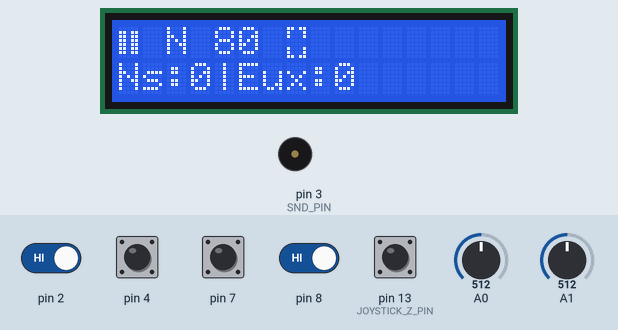
This sketch was run on a simulated Arduino Uno, built with avr-gcc and run on an emulated ATmega328P. Parts: 16×2 character LCD, buzzer (waves = sounding). The test bench sets the inputs (shaded band); at power-on: pin 2, pin 4, pin 7, pin 8, pin 13 (JOYSTICK_Z_PIN) HIGH, A0 = 512, A1 = 512. EEPROM starts erased; what the sketch prints to the serial monitor is not drawn.

Above: at 3.8 s.
3.9 s: pin 13 (JOYSTICK_Z_PIN) pulled LOW for 1 s
At 5.8 s:
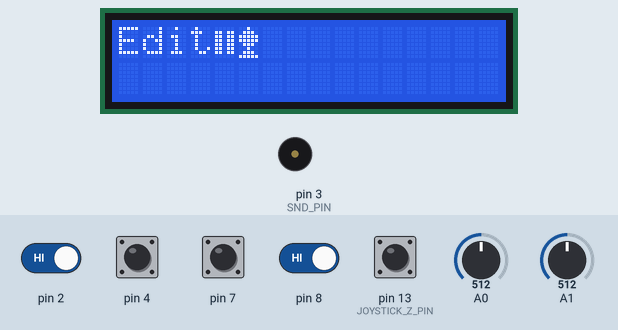
7.9 s: pin 2 driven LOW and pin 8 driven LOW
At 8.5 s:
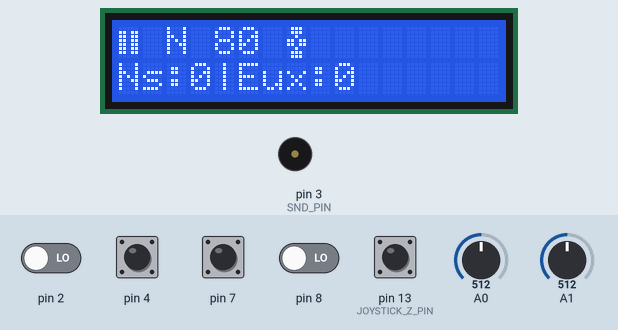
10.2 s: pin 7 pulled LOW for 1 s
At 10.67 s:
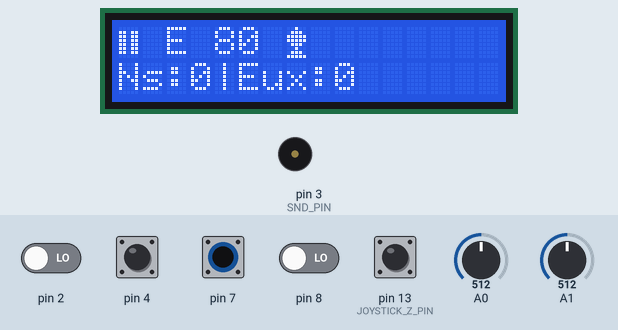
12.7 s: pin 4 pulled LOW for 1 s
At 14.54 s:
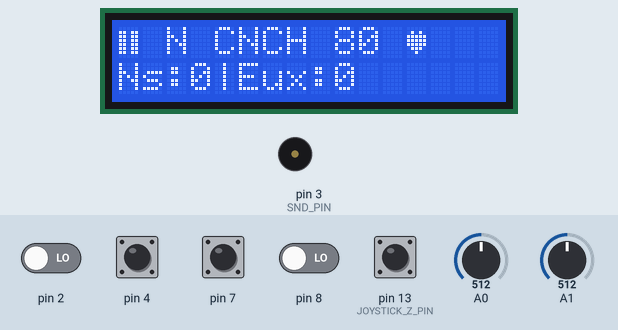
15.2 s: pin 13 (JOYSTICK_Z_PIN) pulled LOW for 0.15 s
At 16.9 s:
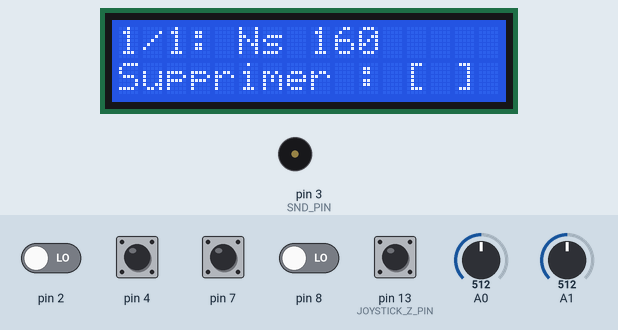
17.2 s: pin 4 driven LOW and pin 13 (JOYSTICK_Z_PIN) driven LOW
At 20.21 s:
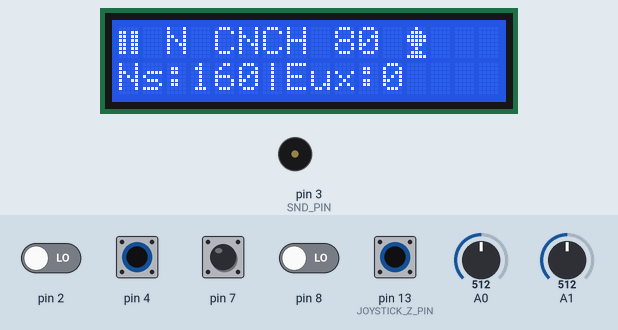
Timing chart, 0 to 28.4 s (numbered marks = the images above; inputs shaded):
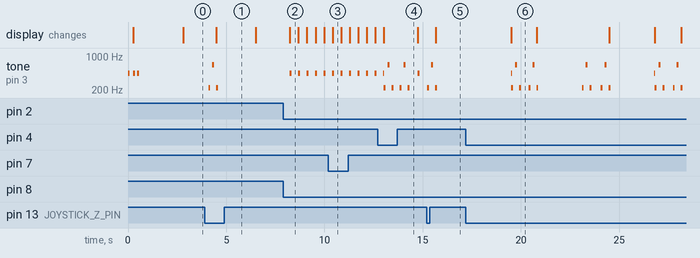

Measured:
- after the input at 3.9 s, tone on pin 3 (SND_PIN): plays 220 Hz for 0.10 s, 660 Hz for 0.10 s, 220 Hz for 0.10 s, starting after 0.20 s; the display: changes after 0.60 s (image 1)
- after the input at 7.9 s, tone on pin 3 (SND_PIN): alternates 440 Hz for 0.10 s and silent for 0.33 s, starting after 0.34 s; the display: changes after 0.34 s (image 2)
- after the input at 10.2 s, the display: changes after 0.21 s (image 3)
- after the input at 12.7 s, the display: changes after 0.32 s (image 4)
- after the input at 15.2 s, the display: changes after 0.45 s (image 5)
- after the input at 17.2 s, tone on pin 3 (SND_PIN): plays 440 Hz for 0.02 s, 220 Hz for 0.10 s, 660 Hz for 0.10 s, 220 Hz for 0.10 s, 220 Hz for 0.10 s, 660 Hz for 0.10 s … (20 notes in this stretch), starting after 2.3 s; the display: changes after 2.3 s (image 6)
- what the display in image 2 shows lasts 0.5 s, from 8.2 s to 8.7 s

The sketch:

score.ino
```cpp
#include <LiquidCrystal.h>
#include "state.h"
#include "lcd.h"

// STATE values
#define BETTING 0
#define SCORING 1
#define GAME_OVER 2

#define BET_STEP 10
#define MAX_BET 160
#define MIN_BET 80

// COLOR values
#define UNDEFINED 0
#define CLUB 1
#define SPADE 2
#define DIAMOND 3
#define HEART 4

//SCORE_MODIFIER values
#define SURCOINCHE 4
#define COINCHE 2
#define NORMAL 1

// GAMBLER values
#define WE 0
#define THEY 1

// PIN definition
#define BTN_1 2
#define BTN_2 4
#define BTN_3 7
#define BTN_4 8

// LCD settings

// Sound
// TODO : move in SND file
#define SND_PIN 3


void setup() {

  pinMode(SND_PIN, OUTPUT);
  bip();

  pullupMode(BTN_1);
  pullupMode(BTN_2);
  pullupMode(BTN_3);
  pullupMode(BTN_4);
  bip(); delay(200);

  initLcd();
  bip(); delay(200);

  initJoystick();
  bip(); delay(200);

  Serial.begin(9600);

  initState();

  delay(2000);
}

void pullupMode(byte pin) {
  pinMode(pin, INPUT);
  digitalWrite(pin, HIGH);
}

void loop() {
  delay(100);
  if(isResetting()) {
    bipbip();
    swipeMemory();
    setup();
  }
  else if(isEditScore()) {
    editScore();
  }
  if(isBettingTime()) {
    betting();
  }
  else if(isScoringTime()) {
    playing();
  }
  else if (isGamingOver()){
    gameOver();
  }

  printState();
  delay(250);

}

void betting() {
  const byte bet = adjustBet(readBetValue());
  const byte color = readColor();
  const byte scoreModifier = readScoreModifier();
  const byte gambler = readGambler();
  outputBet(BETTING, bet, color, scoreModifier, gambler);
  byte score[roundsArraySize()];
  getScore(score);
  byte roundCounter = getRoundCounter();
  outputTotal(score, roundCounter);
  saveBet(bet, color, scoreModifier, gambler);
  validateBet(color);
}

void playing() {
  if(won()){
    bipbip();
    weScore();
  } else if(lost()){
    bipbip();
    theyScore();
  } else {
    // print this in case of reboot
    outputBet(SCORING, getBet(), getColor(), getScoreModifier(), getGambler());
    byte score[roundsArraySize()];
    getScore(score);
    byte roundCounter = getRoundCounter();
    outputTotal(score, roundCounter);
  }
}

void gameOver() {
  byte score[roundsArraySize()];
  getScore(score);
  byte roundCounter = getRoundCounter();
  outputTotal(score, roundCounter);
  outputGameOver();
  melody();
}

boolean readScore(byte* score, byte roundCounter, boolean (*totalCallback)(int,int), void (*roundResultCallback)(int, byte, byte, byte, byte, int)){
  int we = 0;
  int they = 0;

  for(int i=0; i<roundCounter; i++){
    const byte slot = i * NB_INDEX;
    const byte gambler = score[slot + I_GAMBLER];
    const byte winner = score[slot + I_WINNER];
    const byte scoreModifier = score[slot + I_SCORE_MODIFIER];
    const byte bet = score[slot + I_BET];
    int marked = 0;
    if(gambler == winner){
      marked = bet * scoreModifier;
    }
    else {
      marked = 160 * scoreModifier;
    }

    if(winner == WE) {
      we = we + marked;
    }
    else if (winner == THEY) {
      they = they + marked;
    }

    roundResultCallback(i, gambler, winner, scoreModifier, bet, marked);

  }

  return totalCallback(we, they);
}

boolean isResetting() {
  return isBtnPressed(BTN_1) && isBtnPressed(BTN_2) && isBtnPressed(BTN_3) && isBtnPressed(BTN_4);
}

////////////////////////////////////////
// Reading betting input setup functions
////////////////////////////////////////

char readBetValue(){
  if(isBtnPressed(BTN_3) && isBtnPressed(BTN_2)){
    bip();
    return BET_STEP;
  }
  if(isBtnPressed(BTN_3) && isBtnPressed(BTN_1)){
    bip();
    return -BET_STEP;
  }
  return 0;
}

byte readColor() {
  byte current = getColor();
  if(isBtnPressed(BTN_4) && isBtnPressed(BTN_1)) {
    bip();
    return current % 4 + 1;
  }
  return current;
}

byte readScoreModifier(){
  byte current = getScoreModifier();
  if(isBtnPressed(BTN_4) && isBtnPressed(BTN_2)) {
    bip();
    if(current == NORMAL) return COINCHE;
    else if(current == COINCHE) return SURCOINCHE;
    else return NORMAL;
  }
  return current;
}

byte readGambler(){
  byte current = getGambler();
  if(isBtnPressed(BTN_4) && isBtnPressed(BTN_3)) {
    bip();
    return (current + 1) % 2;
  }
  return current;
}

void validateBet(byte color) {
  if(color != UNDEFINED && isBtnPressed(BTN_1) && isBtnPressed(BTN_2)){
    bipbip();
    setState(SCORING);
  }
}

/////////////////////////////////////
// Betting setup functional functions
/////////////////////////////////////

boolean isBettingTime(){
  return getState() == BETTING;
}

byte adjustBet(char v) {
  return max(min(getBet() + v, MAX_BET), MIN_BET);
}

void outputBet(byte state, byte bet, byte color, byte scoreModifier, byte gambler) {
  lcdClearLine(0);
  String line1 = String(" ");
  line1 += gamblerAsStr(gambler);
  line1 += " ";
  if(scoreModifier != NORMAL) {
    line1 += scoreModifierAsStr(scoreModifier);
    line1 += " ";
  }
  line1 += bet;
  line1 += " ";
  getLcd()->write(stateChar(state));
  getLcd()->print(line1);
  getLcd()->write(colorChar(color));
}

byte colorChar(byte color) {
  //nice coincidence ;)
  return color;
}
byte stateChar(byte state) {
  if(state == BETTING) return PAUSE_CHAR;
  if(state == SCORING) return PLAY_CHAR;
}

char* scoreModifierAsStr(byte scoreModifier) {
  if(scoreModifier == COINCHE) return "CNCH";
  if(scoreModifier == SURCOINCHE) return "SRCNCH";
}
char* colorAsStr(byte color) {
 if(color == HEART) return "coeur";
 if(color == SPADE) return "pique";
 if(color == CLUB) return "trefle";
 if(color == DIAMOND) return "carreau";
 return "???";
}

char* gamblerAsStr(byte gambler) {
  if(gambler == WE) return "N";
  if(gambler == THEY) return "E";
  return "???";
}

//////////////////////////
// Scoring input functions
//////////////////////////

boolean won() {
  return isBtnPressed(BTN_4) && isBtnPressed(BTN_1);
}

boolean lost() {
  return isBtnPressed(BTN_4) && isBtnPressed(BTN_2);
}

///////////////////////////////
// Scoring functional functions
///////////////////////////////

boolean isScoringTime() {
  return getState() == SCORING;
}

void score(byte winner) {
  writeScore(getGambler(), winner, getBet(), getScoreModifier());
  newRound();
}

void weScore(){
  score(WE);
}

void theyScore(){
  score(THEY);
}

void newRound(){
  byte score[roundsArraySize()];
  getScore(score);
  byte roundCounter = getRoundCounter();
  if(isGameOver(score, roundCounter)) {
    setState(GAME_OVER);
  } else {
    resetState();
  }
}

boolean testGameOver(int we, int they) {
  return we > 1000 || they > 1000;
}

void nopRoundResultCallback(int i, byte gambler, byte winner, byte scoreModifier, byte bet, int marked) {

}

boolean isGameOver(byte* score, byte roundCounter) {
  return readScore(score, roundCounter, testGameOver, nopRoundResultCallback);
}

void printState(){
  Serial.println("-------------------------");
  printByte("STATE", getState());
  printByte("BET", getBet());
  printByte("COLOR", getColor());
  printByte("GAMBLER", getGambler());
  printByte("SCORE_MODIFIER", getScoreModifier());
  printByte("ROUND_CNT", getRoundCounter());
  byte score[roundsArraySize()];
  getScore(score);
  byte roundCounter = getRoundCounter();
  printScore(score, roundCounter);


}

void printByte(char name[], byte v) {
  Serial.print(name);
  Serial.print(" = ");
  Serial.println(v);
}

boolean printTotal(int we, int they) {
  String total = String("Total : WE=");
  total += we;
  total += "/THEY=";
  total += they;
  Serial.println(total);
}

void printRoundResultCallback(int i, byte gambler, byte winner, byte scoreModifier, byte bet, int marked) {
  String line = String("|");
  line += i;
  line += "|gambler=";
  line += gambler;
  line += "|winner=";
  line += winner;
  line += "|modifier=";
  line += scoreModifier;
  line += "|bet=";
  line += bet;
  if(winner == WE){
    line += "|we=+";
    line += marked;
    line += "|they=0";
  } else if(winner == THEY){
    line += "|we=0";
    line += "|they=+";
    line += marked;
  }
  Serial.println(line);
}

void printScore(byte* score, byte roundCounter) {
  readScore(score, roundCounter, printTotal, printRoundResultCallback);
}

boolean lcdOutputTotal(int we, int they) {
  String total = String("Ns:");
  total += we;
  total += "|Eux:";
  total += they;
  lcdClearLine(1);
  getLcd()->print(total);
  return true;
}

void outputTotal(byte* score, byte roundCounter) {
  readScore(score, roundCounter, lcdOutputTotal, nopRoundResultCallback);
}

void outputGameOver() {
  lcdClearLine(0);
  getLcd()->print("Une autre ?");
}

boolean isGamingOver(){
  return getState() == GAME_OVER;
}

// HARDWARE FUNCTIONS

boolean isBtnPressed(int btnPin) {
  return ! isPinHigh(btnPin);
}

boolean isPinHigh(int pin){
  return digitalRead(pin) == HIGH;
}
```

joystick.ino
```cpp
#define X_AXIS_PIN 1
#define Y_AXIS_PIN 0
#define JOYSTICK_ACTIVE_LIMIT 75
#define JOYSTICK_Z_PIN 13

void initJoystick() {
  pullupMode(JOYSTICK_Z_PIN);
}

boolean isJoystickUp() {
  return readJoystick(Y_AXIS_PIN) > JOYSTICK_ACTIVE_LIMIT;
}

boolean isJoystickDown() {
  return readJoystick(Y_AXIS_PIN) < -JOYSTICK_ACTIVE_LIMIT;
}

boolean isJoystickRight() {
  return readJoystick(X_AXIS_PIN) > JOYSTICK_ACTIVE_LIMIT;
}

boolean isJoystickLeft() {
  return readJoystick(X_AXIS_PIN) < -JOYSTICK_ACTIVE_LIMIT;
}

boolean isJoystickZ() {
  return isBtnPressed(JOYSTICK_Z_PIN);
}

int readJoystick(int pin) {
  const int val = analogRead(pin);
  return map(val, 0, 1023, -100, 100);
}
```

pitches.h
```cpp
/*************************************************
 * Public Constants
 *************************************************/

#define NOTE_SI0  31
#define NOTE_DO1  33
#define NOTE_DOS1 35
#define NOTE_RE1  37
#define NOTE_RES1 39
#define NOTE_MI1  41
#define NOTE_FA1  44
#define NOTE_FAS1 46
#define NOTE_SOL1  49
#define NOTE_SOLS1 52
#define NOTE_LA1  55
#define NOTE_LAS1 58
#define NOTE_SI1  62
#define NOTE_DO2  65
#define NOTE_DOS2 69
#define NOTE_RE2  73
#define NOTE_RES2 78
#define NOTE_MI2  82
#define NOTE_FA2  87
#define NOTE_FAS2 93
#define NOTE_SOL2  98
#define NOTE_SOLS2 104
#define NOTE_LA2  110
#define NOTE_LAS2 117
#define NOTE_SI2  123
#define NOTE_DO3  131
#define NOTE_DOS3 139
#define NOTE_RE3  147
#define NOTE_RES3 156
#define NOTE_MI3  165
#define NOTE_FA3  175
#define NOTE_FAS3 185
#define NOTE_SOL3  196
#define NOTE_SOLS3 208
#define NOTE_LA3  220
#define NOTE_LAS3 233
#define NOTE_SI3  247
#define NOTE_DO4  262
#define NOTE_DOS4 277
#define NOTE_RE4  294
#define NOTE_RES4 311
#define NOTE_MI4  330
#define NOTE_FA4  349
#define NOTE_FAS4 370
#define NOTE_SOL4  392
#define NOTE_SOLS4 415
#define NOTE_LA4  440
#define NOTE_LAS4 466
#define NOTE_SI4  494
#define NOTE_DO5  523
#define NOTE_DOS5 554
#define NOTE_RE5  587
#define NOTE_RES5 622
#define NOTE_MI5  659
#define NOTE_FA5  698
#define NOTE_FAS5 740
#define NOTE_SOL5 784
#define NOTE_SOLS5 831
#define NOTE_LA5  880
#define NOTE_LAS5 932
#define NOTE_SI5  988
#define NOTE_DO6  1047
#define NOTE_DOS6 1109
#define NOTE_RE6  1175
#define NOTE_RES6 1245
#define NOTE_MI6  1319
#define NOTE_FA6  1397
#define NOTE_FAS6 1480
#define NOTE_SOL6  1568
#define NOTE_SOLS6 1661
#define NOTE_LA6  1760
#define NOTE_LAS6 1865
#define NOTE_SI6  1976
#define NOTE_DO7  2093
#define NOTE_DOS7 2217
#define NOTE_RE7  2349
#define NOTE_RES7 2489
#define NOTE_MI7  2637
#define NOTE_FA7  2794
#define NOTE_FAS7 2960
#define NOTE_SOL7  3136
#define NOTE_SOLS7 3322
#define NOTE_LA7  3520
#define NOTE_LAS7 3729
#define NOTE_SI7  3951
#define NOTE_DO8  4186
#define NOTE_DOS8 4435
#define NOTE_RE8  4699
#define NOTE_RES8 4978
```

scoreEditing.ino
```cpp
#define KEEP 0
#define DELETE 1

boolean isEditScore() {
  return isJoystickZ();
}

boolean nopTotal(int we, int they) {
  return true;
}

int DISPLAYING_ROUND_CNT = -1;
int EDIT_ACTION = KEEP;

void outputRoundEditing(int i, byte gambler, byte winner, byte scoreModifier, byte bet, int marked) {
  if(i == DISPLAYING_ROUND_CNT) {
    String msg = String("");
    msg += i+1;
    msg += "/";
    msg += getRoundCounter();
    msg += ": ";
    if(winner == WE) {
      msg += "Ns ";
    } else {
      msg += "Eux ";
    }
    msg+=marked;
    Serial.println(msg);
    lcdClearLine(0);
    getLcd()->print(msg);

    String action = String("Supprimer : ");
    if(EDIT_ACTION == KEEP) {
      action += "[ ]";
    } else {
      action += "[X]";
    }
    lcdClearLine(1);
    getLcd()->print(action);
  }
}

void rewriteRound(int i, byte gambler, byte winner, byte scoreModifier, byte bet, int marked) {
  Serial.println(String("i=") + i + ",DISPLAYING_ROUND_CNT = " + DISPLAYING_ROUND_CNT);
  if(i != DISPLAYING_ROUND_CNT) {
    writeScore(gambler, winner, bet, scoreModifier);
  }
}


void editScore() {
  bipbip();
  lcdClearLine(1);
  lcdClearLine(0);
  getLcd()->println("Edit");

  DISPLAYING_ROUND_CNT = 0;
  EDIT_ACTION = KEEP;

  if(getRoundCounter() > 0) {
    boolean stop = false;
    byte score[roundsArraySize()];
    getScore(score);
    byte roundCounter = getRoundCounter();
    while(!stop) {
      if(isJoystickRight()){
        DISPLAYING_ROUND_CNT = min(DISPLAYING_ROUND_CNT + 1, getRoundCounter() -1);
        EDIT_ACTION = KEEP;
      } else if (isJoystickLeft()) {
        DISPLAYING_ROUND_CNT = max(DISPLAYING_ROUND_CNT - 1, 0);
        EDIT_ACTION = KEEP;
      } else if (isJoystickUp() || isJoystickDown()) {
        if(EDIT_ACTION == KEEP) EDIT_ACTION = DELETE;
        else EDIT_ACTION = KEEP;
      }
      readScore(score, roundCounter, nopTotal, outputRoundEditing);
      delay(300);
      stop = isJoystickZ();
    }

    if (EDIT_ACTION == DELETE) {
      resetRoundCounter();
      readScore(score, roundCounter, nopTotal, rewriteRound);
    }
  }
  delay(2000);
}
```

sound.ino
```cpp
#include "pitches.h"

// joyeux enfants de la bourgogne
int MELODY[] = {
  NOTE_RE4, NOTE_SOL4, NOTE_SI4, NOTE_SI4, NOTE_LA4, NOTE_SI4, NOTE_DO5, NOTE_SI4,NOTE_LA4, NOTE_FA4, NOTE_SOL4, NOTE_LA4, NOTE_LA4, NOTE_RE5, NOTE_RE5, NOTE_RE5, NOTE_RE4
};

// note durations: 4 = quarter note, 8 = eighth note, etc.:
int MELODY_DURATIONS[] = {
  3, 3, 3, 6, 6, 6, 6, 3, 3, 6, 6, 3, 6, 6, 6, 6, 2
};

void bip(){
  tone(SND_PIN, 440, 100);
}

void bipbip(){
  tone(SND_PIN, 220, 100);
  delay(200);
  tone(SND_PIN, 660, 100);
  delay(200);
  tone(SND_PIN, 220, 100);
}

void melody() {
  // iterate over the notes of the melody:
  for (int thisNote = 0; thisNote < sizeof(MELODY); thisNote++) {

    int noteDuration = 1000 / MELODY_DURATIONS[thisNote];
    tone(SND_PIN, MELODY[thisNote], noteDuration);

   int pauseBetweenNotes = noteDuration * 1.30;
    delay(pauseBetweenNotes);
    // stop the tone playing:
    noTone(SND_PIN);
  }
}
```

state.h
```cpp
#define I_GAMBLER 0
#define I_WINNER 1
#define I_BET 2
#define I_SCORE_MODIFIER 3

#define NB_INDEX 4 // number of information stored in a round
```

state.ino
```cpp
#include "state.h"
#include <EEPROM.h>


#define MAGIC_ID 21

// Global state is persisted in EEPROM

// application id address
#define MAGIC_ID_ADDR 0

#define STATE_ADDR 1 // BETTING, SCORING, GAME_OVER
#define BET_ADDR 2
#define COLOR_ADDR 3 // HEART, CLUB, SPADE, DIAMOND
#define GAMBLER_ADDR 4 // WE, THEY
#define SCORE_MODIFIER_ADDR 5 // NORMAL, COINCHE, SURCOINCHE

#define ROUND_COUNTER_ADDR 6
//array of rounds. Size is determined with ROUND_COUNTER.
#define ROUNDS_ARRAY_ADDR 7

// GLOBAL STATE
///////////////

byte getState() {
  return EEPROM.read(STATE_ADDR);
}

byte getBet() {
  return EEPROM.read(BET_ADDR);
}

byte getColor() {
  return EEPROM.read(COLOR_ADDR);
}

byte getGambler() {
  return EEPROM.read(GAMBLER_ADDR);
}

byte getScoreModifier() {
  return EEPROM.read(SCORE_MODIFIER_ADDR);
}

byte getRoundCounter() {
  return EEPROM.read(ROUND_COUNTER_ADDR);
}

byte getNbRounds() {
  return getRoundCounter();
}

int roundsArraySize() {
  return getRoundCounter() * NB_INDEX;
}

void getScore(byte* dest) {
  for(int i=0; i<roundsArraySize(); i++) {
    const byte eepromAddr = ROUNDS_ARRAY_ADDR + i;
    dest[i] = EEPROM.read(eepromAddr);
  }
}

void saveBet(byte bet, byte color, byte scoreModifier, byte gambler) {
  EEPROM.write(BET_ADDR, bet);
  EEPROM.write(COLOR_ADDR, color);
  EEPROM.write(SCORE_MODIFIER_ADDR, scoreModifier);
  EEPROM.write(GAMBLER_ADDR, gambler);
}

void resetRoundCounter() {
  EEPROM.write(ROUND_COUNTER_ADDR, 0);
}

void resetState() {
  setState(BETTING);
  saveBet(MIN_BET, UNDEFINED, NORMAL, WE);
}

void setState(byte newState) {
  EEPROM.write(STATE_ADDR, newState);
}

void writeScore(byte gambler, byte winner, byte bet, byte scoreModifier){
  const byte slot = ROUNDS_ARRAY_ADDR + (getRoundCounter() * NB_INDEX);
  EEPROM.write(slot + I_GAMBLER, gambler);
  EEPROM.write(slot + I_WINNER, winner);
  EEPROM.write(slot + I_BET, bet);
  EEPROM.write(slot + I_SCORE_MODIFIER, scoreModifier);
  EEPROM.write(ROUND_COUNTER_ADDR, getRoundCounter() + 1);
}

boolean sameMagicId() {
  return EEPROM.read(MAGIC_ID_ADDR) == MAGIC_ID;
}

void writeMagicId() {
  EEPROM.write(MAGIC_ID_ADDR, MAGIC_ID);
}

void initState() {
  if(!sameMagicId() || getState() == GAME_OVER) {
    resetState();
    resetRoundCounter();
    writeMagicId();
  }
}

void swipeMemory() {
  EEPROM.write(MAGIC_ID_ADDR, 0);
}
```

lcd.h
```cpp
// custom chars :
#define UNDEFINED_CHAR 0
#define CLUB_CHAR 1
#define SPADE_CHAR 2
#define DIAMOND_CHAR 3
#define HEART_CHAR 4
#define PAUSE_CHAR 5
#define PLAY_CHAR 6
```

Source omitted: lcd.ino (2170 bytes)
